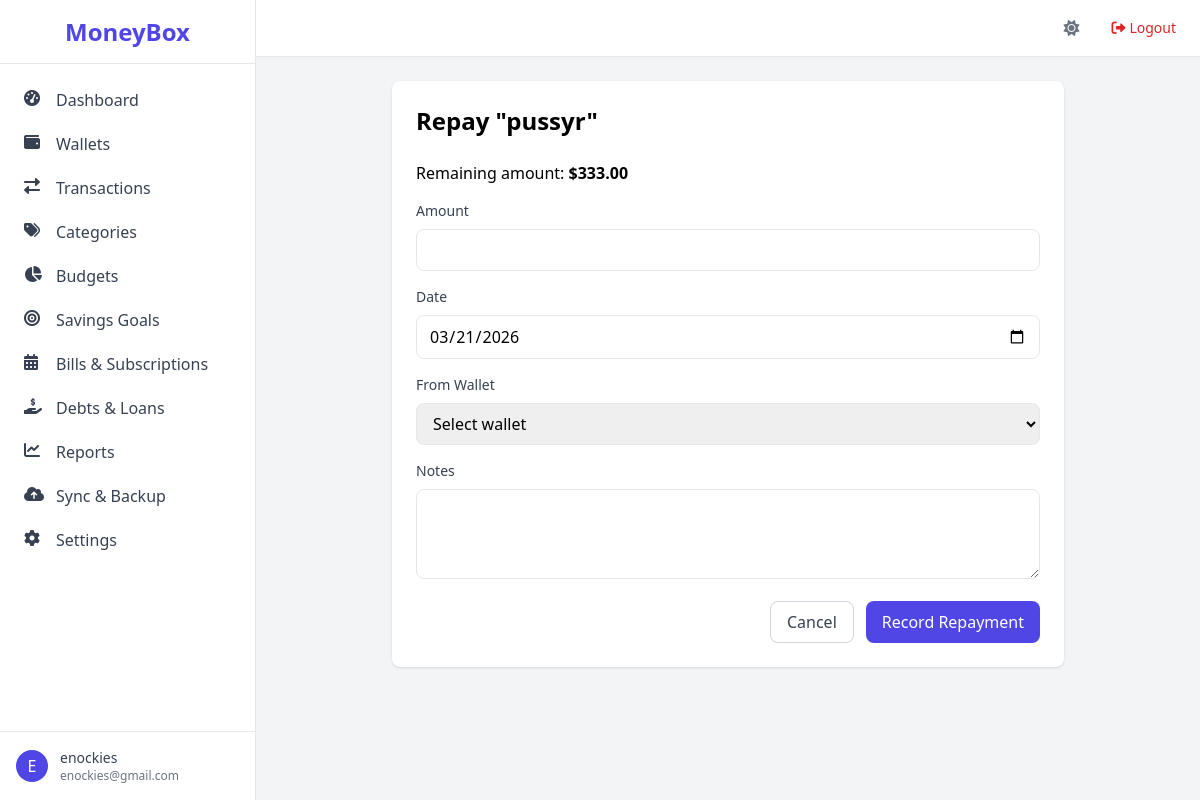
Screenshot of /debts/debt/1/repay (signed in) with the database file from the repository.
### app/models.py (models this page shows, shortened)
class User(UserMixin, db.Model):
    id = db.Column(db.Integer, primary_key=True)
    username = db.Column(db.String(64), unique=True, nullable=False)
    email = db.Column(db.String(120), unique=True, nullable=False)
    password_hash = db.Column(db.String(128))
    created_at = db.Column(db.DateTime, default=datetime.utcnow)
    is_active = db.Column(db.Boolean, default=True)
    email_verified = db.Column(db.Boolean, default=False)
    email_verification_token = db.Column(db.String(100))
    two_factor_enabled = db.Column(db.Boolean, default=False)
    two_factor_secret = db.Column(db.String(32))
    passcode = db.Column(db.String(128))
    biometric_enabled = db.Column(db.Boolean, default=False)
    is_admin = db.Column(db.Boolean, default=False)
    biometric_enabled = db.Column(db.Boolean, default=False)
    is_admin = db.Column(db.Boolean, default=False)
    health_score = db.Column(db.Integer, default=0)
    health_score_updated_at = db.Column(db.DateTime)
    preferences = db.relationship('UserPreference', uselist=False, backref='user', cascade='all, delete-orphan')
    devices = db.relationship('UserDevice', backref='user', lazy='dynamic', cascade='all, delete-orphan')
    wallets = db.relationship('Wallet', backref='user', lazy='dynamic', cascade='all, delete-orphan')
    categories = db.relationship('Category', backref='user', lazy='dynamic', cascade='all, delete-orphan')
    transactions = db.relationship('Transaction', backref='user', lazy='dynamic', cascade='all, delete-orphan')
    budgets = db.relationship('Budget', backref='user', lazy='dynamic', cascade='all, delete-orphan')
    savings_goals = db.relationship('SavingsGoal', backref='user', lazy='dynamic', cascade='all, delete-orphan')
    bills = db.relationship('Bill', backref='user', lazy='dynamic', cascade='all, delete-orphan')
    debts = db.relationship('Debt', backref='user', lazy='dynamic', cascade='all, delete-orphan')
    loans = db.relationship('Loan', backref='user', lazy='dynamic', cascade='all, delete-orphan')
    recurring_transactions = db.relationship('RecurringTransaction', backref='user', lazy='dynamic', cascade='all, delete-orphan')
    shared_wallets = db.relationship('SharedWallet', foreign_keys='SharedWallet.user_id', backref='owner_user', lazy='dynamic')
    shared_with_me = db.relationship('SharedWallet', foreign_keys='SharedWallet.shared_with_user_id', backref='shared_user', lazy='dynamic')
    backup_tokens = db.relationship('BackupToken', backref='user', lazy='dynamic', cascade='all, delete-orphan')
    login_history = db.relationship('LoginHistory', backref='user', lazy='dynamic', cascade='all, delete-orphan')

class Debt(db.Model):
    id = db.Column(db.Integer, primary_key=True)
    name = db.Column(db.String(100), nullable=False)
    total_amount = db.Column(db.Numeric(12,2), nullable=False)
    remaining_amount = db.Column(db.Numeric(12,2), nullable=False)
    interest_rate = db.Column(db.Numeric(5,2))
    start_date = db.Column(db.Date, nullable=False)
    due_date = db.Column(db.Date)
    lender = db.Column(db.String(100))
    notes = db.Column(db.Text)
    user_id = db.Column(db.Integer, db.ForeignKey('user.id'), nullable=False)
    is_paid = db.Column(db.Boolean, default=False)
    repayments = db.relationship('Repayment', backref='debt', lazy='dynamic')

### app/routes/debts.py (the view, shortened to what this page needs)
@bp.route('/debt/<int:debt_id>/repay', methods=['GET', 'POST'])
@login_required
def repay_debt(debt_id):
    debt = Debt.query.get_or_404(debt_id)
    if debt.user_id != current_user.id:
        abort(403)
    form = RepaymentForm()
    form.wallet_id.choices = [(w.id, w.name) for w in Wallet.query.filter_by(user_id=current_user.id).all()]
    return render_template('debts/repay.html', form=form, debt=debt)

### app/forms.py
class RepaymentForm(FlaskForm):
    amount = FloatField('Amount', validators=[DataRequired(), NumberRange(min=0.01)])
    date = DateField('Date', format='%Y-%m-%d', default=datetime.today)
    notes = TextAreaField('Notes')
    wallet_id = SelectField('From Wallet', coerce=int, validators=[DataRequired()])

### app/models.py (called while the page is built)
@login_manager.user_loader
def load_user(user_id):
    return User.query.get(int(user_id))

### app/templates/debts/repay.html (shortened to what this page needs)
{% extends "base.html" %}
{% block content %}
<div class="bg-white rounded-lg shadow p-6 max-w-2xl mx-auto">
    <h2 class="text-2xl font-semibold mb-6">Repay "{{ debt.name }}"</h2>
    <p class="mb-4">Remaining amount: <span class="font-bold">${{ "%.2f"|format(debt.remaining_amount) }}</span></p>
    <form method="post">
        <div class="mb-4">
            {{ form.amount.label(class="block text-sm font-medium text-gray-700 mb-2") }}
            {{ form.amount(class="border rounded-lg px-3 py-2 w-full") }}
        </div>
        <div class="mb-4">
            {{ form.date.label(class="block text-sm font-medium text-gray-700 mb-2") }}
            {{ form.date(class="border rounded-lg px-3 py-2 w-full", type="date") }}
        </div>
        <div class="mb-4">
            {{ form.wallet_id.label(class="block text-sm font-medium text-gray-700 mb-2") }}
            <select name="wallet_id" class="border rounded-lg px-3 py-2 w-full">
                <option value="">Select wallet</option>
            </select>
        </div>
        <div class="mb-4">
            {{ form.notes.label(class="block text-sm font-medium text-gray-700 mb-2") }}
            {{ form.notes(class="border rounded-lg px-3 py-2 w-full", rows=3) }}
        </div>
        <div class="flex justify-end space-x-3">
            <a href="{{ url_for('debts.list_debts') }}" class="px-4 py-2 border border-gray-300 rounded-lg text-gray-700 hover:bg-gray-50">Cancel</a>
            <button type="submit" class="px-4 py-2 bg-indigo-600 text-white rounded-lg hover:bg-indigo-700">Record Repayment</button>
        </div>
    </form>
</div>
{% endblock %}

### app/templates/base.html (shortened to what this page needs)
<!DOCTYPE html>
<html lang="en">
<head>
    <script src="https://cdn.tailwindcss.com"></script>
    <link rel="stylesheet" href="https://cdnjs.cloudflare.com/ajax/libs/font-awesome/6.0.0-beta3/css/all.min.css">
</head>
<body class="bg-gray-100 font-sans antialiased" x-data="{ sidebarOpen: false }">
    <div class="flex h-screen bg-gray-100">
        <aside class="hidden md:flex md:flex-shrink-0">
            <div class="flex flex-col w-64 bg-white border-r border-gray-200">
                <div class="flex items-center justify-center h-16 border-b border-gray-200">
                    <span class="text-2xl font-bold text-indigo-600">MoneyBox</span>
                </div>
                <nav class="flex-1 overflow-y-auto py-4">
                    <ul class="space-y-1">
                        <li>
                            <a href="{{ url_for('main.dashboard') }}" class="flex items-center px-4 py-2 text-gray-700 hover:bg-indigo-50 hover:text-indigo-600 rounded-lg mx-2">
                                <i class="fas fa-tachometer-alt w-5 h-5 mr-3"></i>Dashboard
                            </a>
                        </li>
                        <li>
                            <a href="{{ url_for('wallets.list_wallets') }}" class="flex items-center px-4 py-2 text-gray-700 hover:bg-indigo-50 hover:text-indigo-600 rounded-lg mx-2">
                                <i class="fas fa-wallet w-5 h-5 mr-3"></i>Wallets
                            </a>
                        </li>
                        <li>
                            <a href="{{ url_for('transactions.list_transactions') }}" class="flex items-center px-4 py-2 text-gray-700 hover:bg-indigo-50 hover:text-indigo-600 rounded-lg mx-2">
                                <i class="fas fa-exchange-alt w-5 h-5 mr-3"></i>Transactions
                            </a>
                        </li>
                        <li>
                            <a href="{{ url_for('categories.list_categories') }}" class="flex items-center px-4 py-2 text-gray-700 hover:bg-indigo-50 hover:text-indigo-600 rounded-lg mx-2">
                                <i class="fas fa-tags w-5 h-5 mr-3"></i>Categories
                            </a>
                        </li>
                        <li>
                            <a href="{{ url_for('budgets.list_budgets') }}" class="flex items-center px-4 py-2 text-gray-700 hover:bg-indigo-50 hover:text-indigo-600 rounded-lg mx-2">
                                <i class="fas fa-chart-pie w-5 h-5 mr-3"></i>Budgets
                            </a>
                        </li>
                        <li>
                            <a href="{{ url_for('savings.list_goals') }}" class="flex items-center px-4 py-2 text-gray-700 hover:bg-indigo-50 hover:text-indigo-600 rounded-lg mx-2">
                                <i class="fas fa-bullseye w-5 h-5 mr-3"></i>Savings Goals
                            </a>
                        </li>
                        <li>
                            <a href="{{ url_for('bills.list_bills') }}" class="flex items-center px-4 py-2 text-gray-700 hover:bg-indigo-50 hover:text-indigo-600 rounded-lg mx-2">
                                <i class="fas fa-calendar-alt w-5 h-5 mr-3"></i>Bills & Subscriptions
                            </a>
                        </li>
                        <li>
                            <a href="{{ url_for('debts.list_debts') }}" class="flex items-center px-4 py-2 text-gray-700 hover:bg-indigo-50 hover:text-indigo-600 rounded-lg mx-2">
                                <i class="fas fa-hand-holding-usd w-5 h-5 mr-3"></i>Debts & Loans
                            </a>
                        </li>
                        <li>
                            <a href="{{ url_for('reports.reports') }}" class="flex items-center px-4 py-2 text-gray-700 hover:bg-indigo-50 hover:text-indigo-600 rounded-lg mx-2">
                                <i class="fas fa-chart-line w-5 h-5 mr-3"></i>Reports
                            </a>
                        </li>
                        <li>
                            <a href="{{ url_for('sync.sync_dashboard') }}" class="flex items-center px-4 py-2 text-gray-700 hover:bg-indigo-50 hover:text-indigo-600 rounded-lg mx-2">
                                <i class="fas fa-cloud-upload-alt w-5 h-5 mr-3"></i>Sync & Backup
                            </a>
                        </li>
                        <li>
                            <a href="{{ url_for('settings.profile') }}" class="flex items-center px-4 py-2 text-gray-700 hover:bg-indigo-50 hover:text-indigo-600 rounded-lg mx-2">
                                <i class="fas fa-cog w-5 h-5 mr-3"></i>Settings
                            </a>
                        </li>
                    </ul>
                </nav>
                <div class="border-t border-gray-200 p-4">
                    <div class="flex items-center">
                        <div class="flex-shrink-0">
                            <span class="inline-block h-8 w-8 rounded-full bg-indigo-600 text-white flex items-center justify-center">{{ current_user.username[0]|upper }}</span>
                        </div>
                        <div class="ml-3">
                            <p class="text-sm font-medium text-gray-700">{{ current_user.username }}</p>
                            <p class="text-xs text-gray-500">{{ current_user.email }}</p>
                        </div>
                    </div>
                </div>
            </div>
        </aside>
        <div class="flex-1 flex flex-col overflow-hidden">
            <header class="bg-white border-b border-gray-200 py-4 px-6 flex items-center justify-between">
                <div class="flex-1 flex justify-end items-center space-x-4">
                    <button id="theme-toggle" class="text-gray-500 focus:outline-none">
                        <i class="fas fa-sun" id="theme-icon"></i>
                    </button>
                    <a href="{{ url_for('auth.logout') }}" class="text-sm text-red-600 hover:text-red-800"><i class="fas fa-sign-out-alt mr-1"></i>Logout</a>
                </div>
            </header>
            <main class="flex-1 overflow-y-auto p-6">
                {% block content %}{% endblock %}
            </main>
        </div>
    </div>
</body>
</html>

### rows the page displays
User: username "E", username "enockies", email "enockies@gmail.com"
Debt: name "pussyr", remaining_amount "333.00"
